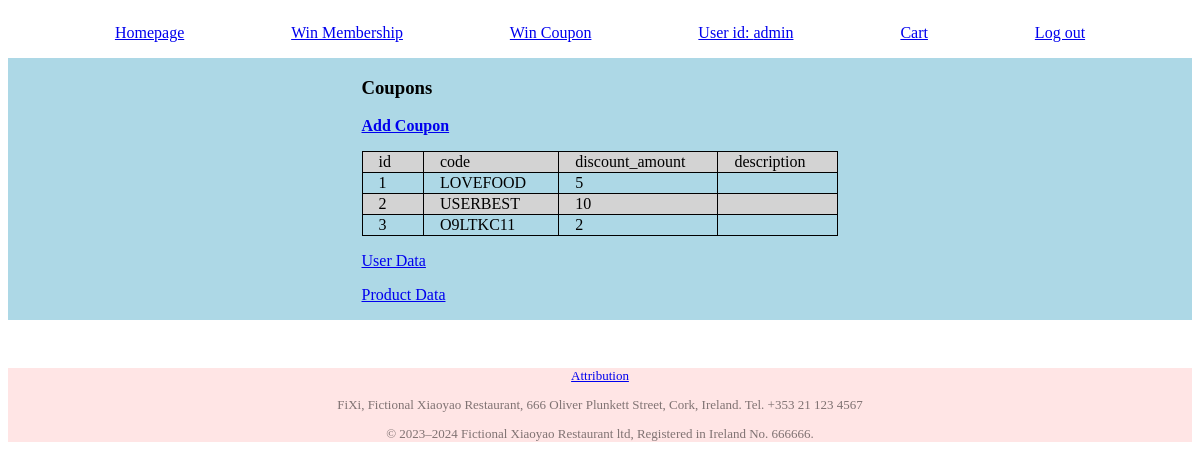
The page /admin/coupon (signed in) on the database its author committed.
### tables this page shows
CREATE TABLE coupons 
(
    id INTEGER PRIMARY KEY AUTOINCREMENT,
    code TEXT NOT NULL,
    discount_amount INTEGER NOT NULL,
    description TEXT
);

### app.py (the view)
@app.route("/admin/coupon")
@login_required
@admin_required
def admin_coupon():
    db= get_db ()
    coupons = db.execute("""SELECT * FROM coupons;""").fetchall()
    return render_template("admin_coupon.html",coupons=coupons)

### app.py (called while the page is built)
@app.before_request#This decorator registers a function to run before each request in your Flask application.
def load_logged_in_user():
    g.user = session.get("user_id", None)#Attempts to retrieve "user_id" from the Flask session. If not found, None is used. The result is stored in g.user, making it accessible app-wide during the request.
    if "cart" in session:
        g.sum_quantity = calculate_cart_sum_quantity(session["cart"])
    g.is_admin = session.get("is_admin", None)

def admin_required(view):
    @wraps(view)
    def wrapped_view(*args, **kwargs):
        if g.is_admin is None:
            return redirect(url_for("login", next=request.url))
        return view(*args, **kwargs)
    return wrapped_view

### database.py (called while the page is built)
def get_db():
    if "db" not in g:
        g.db = sqlite3.connect(DATABASE,
            detect_types=sqlite3.PARSE_DECLTYPES
        )
        g.db.row_factory = sqlite3.Row
    return g.db

### templates/admin_coupon.html
{% extends "base.html" %}
{% block main_content %}
<section class="admin">
    <section>
        <h1>Coupons</h1>
            <p><a href="{{ url_for( 'admin_coupon_add' ) }}"><b>Add Coupon</b></a></p>
            <table>
                <tr>
                    {% for key in coupons[0].keys() %}
                        <td>{{key}}</td>
                    {% endfor %}
                </tr>
                {% for coupon in coupons %}
                <tr>
                    {% for key in coupon.keys() %}
                        <td>{{coupon[key]}}</td>
                    {% endfor %}
                </tr>
                {% endfor %}
            </table>
            <a href="{{ url_for( 'admin_user' ) }}" ><p>User Data</p></a>
            <a href="{{ url_for( 'admin_product' ) }}"><p>Product Data</p></a>
    </section>
</section>
{% endblock %}

### static/homepage.css (style rules this page uses)
.admin table,#profile table { border-collapse: collapse; }
.admin th, .admin td, #profile th,#profile td { border: 1px solid black; padding-left: 1em; padding-right: 2em; text-align: left; }
.admin tr:nth-child(odd),#profile tr:nth-child(odd) { background-color: lightgray; }
.admin section, #profile section { display: block; margin: auto; }

### rows shown on the page
coupons: id "1" "LOVEFOOD" "5"
coupons: id "2" "USERBEST" "10"
coupons: id "3" "O9LTKC11" "2"

### other values the page prints
{{ g.user }} "admin"
{{ key }} "id" "code" "discount_amount" "description"
